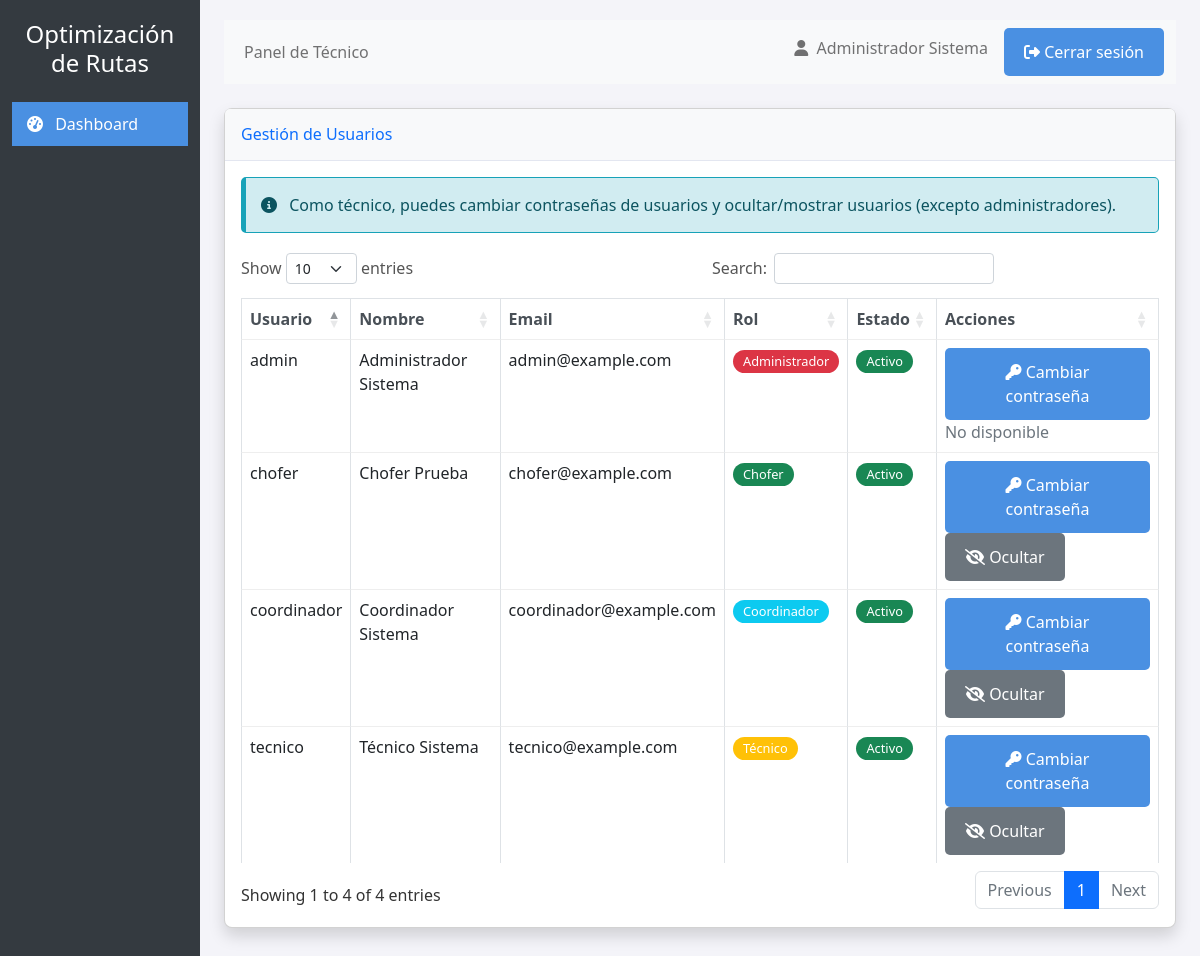
The app's page /technician/dashboard (signed in) with its own data.
### app.py (models this page shows, shortened)
class User(db.Model, UserMixin):
    id = db.Column(db.Integer, primary_key=True)
    username = db.Column(db.String(100), unique=True, nullable=False)
    email = db.Column(db.String(120), unique=True, nullable=False)
    password_hash = db.Column(db.String(200), nullable=False)
    first_name = db.Column(db.String(100), nullable=False)
    last_name = db.Column(db.String(100), nullable=False)
    cedula = db.Column(db.String(20), unique=True, nullable=False)
    role = db.Column(db.String(20), default='driver')  # admin, driver, technician, coordinator
    active = db.Column(db.Boolean, default=True)
    created_at = db.Column(db.DateTime, default=datetime.utcnow)
    driver_info = db.relationship('DriverInfo', backref='user', uselist=False, cascade="all, delete-orphan")
    routes_created = db.relationship('Route', backref='creator', lazy=True, foreign_keys='Route.creator_id')
    routes_driven = db.relationship('RouteCompletion', backref='driver', lazy=True)
    @property
    def is_admin(self):
        return self.role == 'admin'

### app.py (the view)
    @app.route('/technician/dashboard')
    @technician_required
    def technician_dashboard():
        users = User.query.filter_by(active=True).order_by(User.role, User.last_name).all()
        return render_template('technician/dashboard.html', users=users)

### app.py (called while the page is built)
def role_required(*roles):
    def decorator(f):
        @wraps(f)
        def decorated_function(*args, **kwargs):
            if not current_user.is_authenticated:
                flash('Debes iniciar sesión para acceder a esta página.', 'danger')
                return redirect(url_for('login'))
            if current_user.role not in roles:
                flash('No tienes permisos para acceder a esta página.', 'danger')
                return redirect(url_for('dashboard'))
            return f(*args, **kwargs)
        return decorated_function
    return decorator

### templates/technician/dashboard.html (shortened to what this page needs)
{% extends "base.html" %}
{% block page_title %}Panel de Técnico{% endblock %}
{% block sidebar_items %}
<li class="nav-item">
    <a href="{{ url_for('technician_dashboard') }}" class="nav-link active">
        <i class="fas fa-tachometer-alt me-2"></i> Dashboard
    </a>
</li>
{% endblock %}
{% block content %}
<div class="row">
    <div class="col-md-12">
        <div class="card shadow mb-4">
            <div class="card-header py-3">
                <h6 class="m-0 font-weight-bold text-primary">Gestión de Usuarios</h6>
            </div>
            <div class="card-body">
                <div class="alert alert-info">
                    <i class="fas fa-info-circle me-2"></i> Como técnico, puedes cambiar contraseñas de usuarios y ocultar/mostrar usuarios (excepto administradores).
                </div>
                {% if users %}
                <div class="table-responsive">
                    <table class="table table-bordered" id="usersTable">
                        <thead>
                            <tr>
                                <th>Usuario</th>
                                <th>Nombre</th>
                                <th>Email</th>
                                <th>Rol</th>
                                <th>Estado</th>
                                <th>Acciones</th>
                            </tr>
                        </thead>
                        <tbody>
                            {% for user in users %}
                            <tr class="{% if not user.active %}table-secondary{% endif %}">
                                <td>{{ user.username }}</td>
                                <td>{{ user.first_name }} {{ user.last_name }}</td>
                                <td>{{ user.email }}</td>
                                <td>
                                    {% if user.role == 'admin' %}
                                        <span class="badge bg-danger">Administrador</span>
                                    {% elif user.role == 'technician' %}
                                        <span class="badge bg-warning">Técnico</span>
                                    {% elif user.role == 'coordinator' %}
                                        <span class="badge bg-info">Coordinador</span>
                                    {% else %}
                                        <span class="badge bg-success">Chofer</span>
                                    {% endif %}
                                </td>
                                <td>
                                    {% if user.active %}
                                        <span class="badge bg-success">Activo</span>
                                    {% else %}
                                        <span class="badge bg-secondary">Oculto</span>
                                    {% endif %}
                                </td>
                                <td>
                                    <a href="{{ url_for('change_user_password', user_id=user.id) }}" class="btn btn-warning btn-sm">
                                        <i class="fas fa-key"></i> Cambiar contraseña
                                    </a>
                                    {% if not user.is_admin and user.id != current_user.id %}
                                    <form method="POST" action="{{ url_for('toggle_user_status', user_id=user.id) }}" style="display: inline;">
                                        {% if user.active %}
                                        <button type="submit" class="btn btn-secondary btn-sm" onclick="return confirm('¿Estás seguro de que deseas ocultar este usuario?')">
                                            <i class="fas fa-eye-slash"></i> Ocultar
                                        </button>
                                        {% else %}
                                        <button type="submit" class="btn btn-success btn-sm" onclick="return confirm('¿Estás seguro de que deseas activar este usuario?')">
                                            <i class="fas fa-eye"></i> Activar
                                        </button>
                                        {% endif %}
                                    </form>
                                    {% else %}
                                    <span class="text-muted">No disponible</span>
                                    {% endif %}
                                </td>
                            </tr>
                            {% endfor %}
                        </tbody>
                    </table>
                </div>
                {% else %}
                <p class="text-center">No hay usuarios registrados.</p>
                {% endif %}
            </div>
        </div>
    </div>
</div>
{% endblock %}
{% block extra_css %}
<link rel="stylesheet" href="https://cdn.datatables.net/1.11.5/css/dataTables.bootstrap5.min.css">
{% endblock %}

### templates/base.html (shortened to what this page needs)
<!DOCTYPE html>
<html lang="es">
<head>
    <link rel="stylesheet" href="https://cdn.jsdelivr.net/npm/bootstrap@5.2.3/dist/css/bootstrap.min.css">
    <link rel="stylesheet" href="https://cdnjs.cloudflare.com/ajax/libs/font-awesome/6.2.1/css/all.min.css">
    <link rel="stylesheet" href="/static/styles.css">
    {% block extra_css %}{% endblock %}
</head>
<body>
    <div class="container-fluid">
        <div class="row">
            <div class="col-md-2 d-md-block sidebar collapse">
                <div class="position-sticky">
                    <div class="text-center mb-4">
                        <h4>Optimización<br>de Rutas</h4>
                    </div>
                    <ul class="nav flex-column">
                        {% block sidebar_items %}
                        {% endblock %}
                    </ul>
                </div>
            </div>
            <div class="col-md-10 ms-sm-auto px-md-4 content">
                <nav class="navbar navbar-expand-lg navbar-light bg-light mb-4">
                    <div class="container-fluid">
                        <div class="collapse navbar-collapse">
                            <ul class="navbar-nav me-auto mb-2 mb-lg-0">
                                <li class="nav-item">
                                    <span class="nav-link">
                                        {% block page_title %}Dashboard{% endblock %}
                                    </span>
                                </li>
                            </ul>
                            <div class="d-flex">
                                <span class="navbar-text me-3">
                                    <i class="fas fa-user me-1"></i> {{ current_user.first_name }} {{ current_user.last_name }}
                                </span>
                                <a href="{{ url_for('logout') }}" class="btn btn-outline-danger btn-sm">
                                    <i class="fas fa-sign-out-alt"></i> Cerrar sesión
                                </a>
                            </div>
                        </div>
                    </div>
                </nav>
                {% block content %}{% endblock %}
            </div>
        </div>
    </div>
</body>
</html>

### static/styles.css (style rules this page uses)
* { box-sizing: border-box; margin: 0; padding: 0; }
body { font-family: 'Segoe UI', Arial, sans-serif; background-color: #f4f4f9; margin: 0; padding: 0; color: #333; min-height: 100vh; display: flex; flex-direction: column; }
button, .btn { background-color: #4a90e2; color: white; border: none; padding: 12px 20px; border-radius: 5px; cursor: pointer; font-size: 16px; font-weight: 500; transition: background-color 0.3s; text-decoration: none; display: inline-block; }
.btn-secondary { background-color: #6c757d; }
.alert { padding: 15px; margin-bottom: 20px; border-radius: 5px; border-left: 5px solid; }
.alert-info { background-color: #d1ecf1; border-color: #17a2b8; color: #0c5460; }
table { width: 100%; border-collapse: collapse; }
th, td { padding: 12px 15px; text-align: left; border-bottom: 1px solid #eee; }
th { background-color: #f8f9fa; font-weight: 600; color: #495057; }
tr:last-child td { border-bottom: none; }
.badge { display: inline-block; padding: 5px 10px; border-radius: 15px; font-size: 0.8rem; font-weight: 500; }

### templates/base.html (style rules this page uses)
.sidebar { min-height: 100vh; background-color: #343a40; color: #fff; padding-top: 20px; }
.sidebar a { color: #fff; text-decoration: none; padding: 10px 15px; display: block; }
.sidebar a.active { background-color: #4a90e2; }
.sidebar .nav-item { margin-bottom: 5px; }
.content { padding: 20px; }
.card { margin-bottom: 20px; border-radius: 8px; box-shadow: 0 2px 4px rgba(0,0,0,0.1); }
.card-header { background-color: #f8f9fa; border-bottom: 1px solid #e3e6f0; font-weight: bold; }

### records on screen
User: first_name "Administrador", last_name "Sistema", username "admin", email "admin@example.com", role "Administrador", active "Activo"
User: username "coordinador", first_name "Coordinador", last_name "Sistema", email "coordinador@example.com", role "Coordinador", active "Activo"
User: username "chofer", first_name "Chofer", last_name "Prueba", email "chofer@example.com", role "Chofer", active "Activo"
User: username "tecnico", first_name "Técnico", last_name "Sistema", email "tecnico@example.com", role "Técnico", active "Activo"
